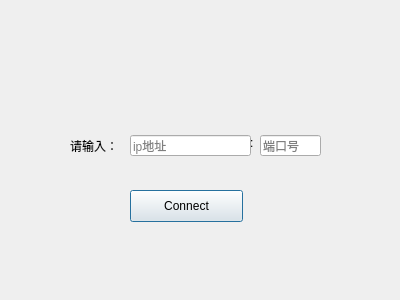
<?xml version="1.0" encoding="UTF-8"?>
<ui version="4.0">
 <class>ConnectWaitDlg</class>
 <widget class="QDialog" name="ConnectWaitDlg">
  <property name="geometry">
   <rect>
    <x>0</x>
    <y>0</y>
    <width>400</width>
    <height>300</height>
   </rect>
  </property>
  <property name="windowTitle">
   <string>Dialog</string>
  </property>
  <property name="styleSheet">
   <string notr="true">font: 10pt &quot;Roboto Mono&quot;;</string>
  </property>
  <widget class="QPushButton" name="ConnButton">
   <property name="geometry">
    <rect>
     <x>130</x>
     <y>190</y>
     <width>113</width>
     <height>32</height>
    </rect>
   </property>
   <property name="text">
    <string>Connect</string>
   </property>
  </widget>
  <widget class="QLineEdit" name="ipEdit">
   <property name="geometry">
    <rect>
     <x>130</x>
     <y>135</y>
     <width>121</width>
     <height>21</height>
    </rect>
   </property>
   <property name="placeholderText">
    <string>ip地址</string>
   </property>
  </widget>
  <widget class="QLabel" name="label_3">
   <property name="geometry">
    <rect>
     <x>250</x>
     <y>135</y>
     <width>16</width>
     <height>16</height>
    </rect>
   </property>
   <property name="text">
    <string>:</string>
   </property>
  </widget>
  <widget class="QLineEdit" name="portEdit">
   <property name="geometry">
    <rect>
     <x>260</x>
     <y>135</y>
     <width>61</width>
     <height>21</height>
    </rect>
   </property>
   <property name="placeholderText">
    <string>端口号</string>
   </property>
  </widget>
  <widget class="QLabel" name="label">
   <property name="geometry">
    <rect>
     <x>70</x>
     <y>130</y>
     <width>60</width>
     <height>31</height>
    </rect>
   </property>
   <property name="styleSheet">
    <string notr="true">font: 75 10pt &quot;微软雅黑&quot;;</string>
   </property>
   <property name="text">
    <string>请输入：</string>
   </property>
  </widget>
  <widget class="QLabel" name="label_status">
   <property name="geometry">
    <rect>
     <x>80</x>
     <y>30</y>
     <width>231</width>
     <height>51</height>
    </rect>
   </property>
   <property name="text">
    <string/>
   </property>
   <property name="alignment">
    <set>Qt::AlignCenter</set>
   </property>
  </widget>
 </widget>
 <resources/>
 <connections/>
</ui>
